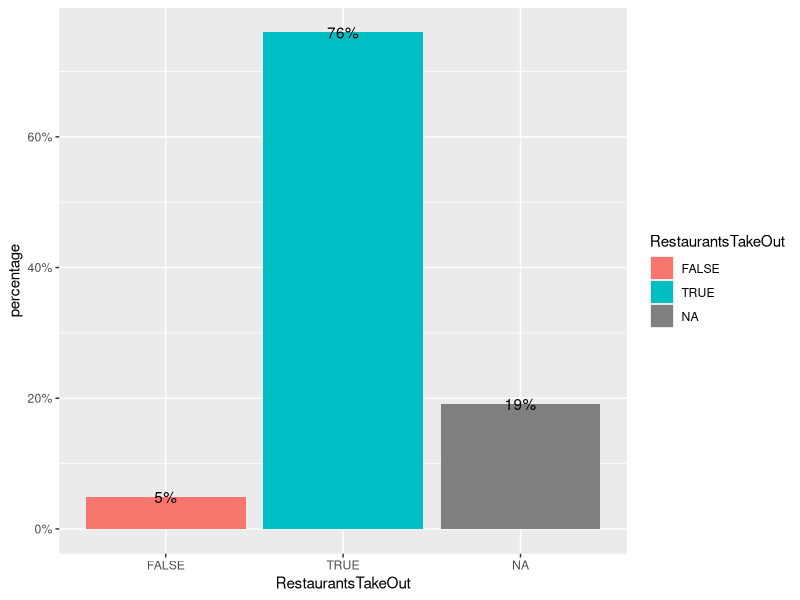

Generate this figure with R:
#### Preamble ####
# Purpose: Use Yelp data to parameterize type of service (dine in/ dine in & takeout/takeout) for generating data
# Author: Lorena Almaraz De La Garza
# Date: 2021-02-15
# Contact: l.almaraz@mail.utoronto.ca
# License: MIT
# Pre-requisites: Needs CSV with Yelp restaurant data, available here: https://github.com/amycfarrow/ontariorestaurantclosuresexperiment/blob/main/inputs/data/yelp_restaurants_ontario.csv
# TODO: 

# Setup
# install packages if needed
library(ggplot2)
library(here)
library(tidyverse)

# Read in data

yelp_data <- read_csv(here("inputs/data/yelp_restaurants_ontario.csv"))

# Check proportion of RestaurantsTakeOut

takeout <- yelp_data %>% 
  select(RestaurantsTakeOut)
summary(takeout) # FALSE:834    TRUE :12972   NA's :3266    NONE: 7
count(takeout) # COUNT: 17072

takeout_percentage <- takeout %>%
  group_by(RestaurantsTakeOut) %>% 
  summarize(count = n()) %>%
  mutate(percentage = count/sum(count))

# Graph

ggplot(takeout_percentage, aes(RestaurantsTakeOut, percentage, fill = RestaurantsTakeOut)) + 
  geom_bar(stat='identity') + 
  geom_text(aes(label=scales::percent(percentage)))+
  scale_y_continuous(labels = scales::percent)
